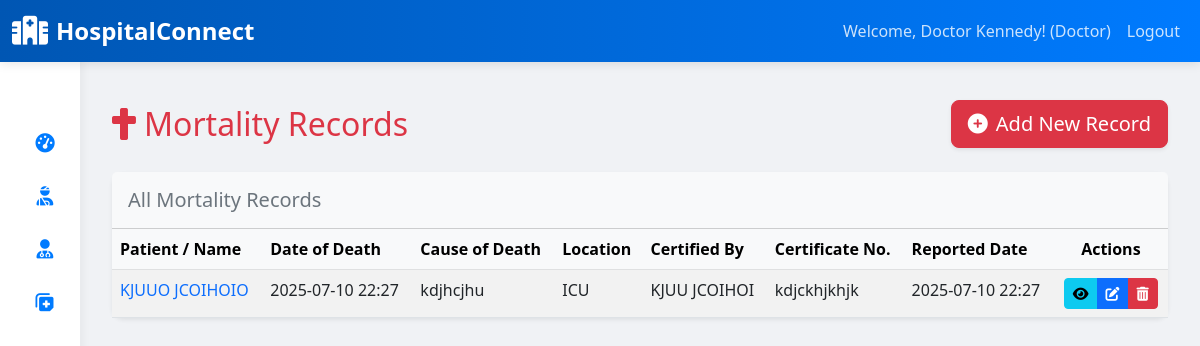
/mortality-records/ (signed in), run on an earlier commit of the app's database.
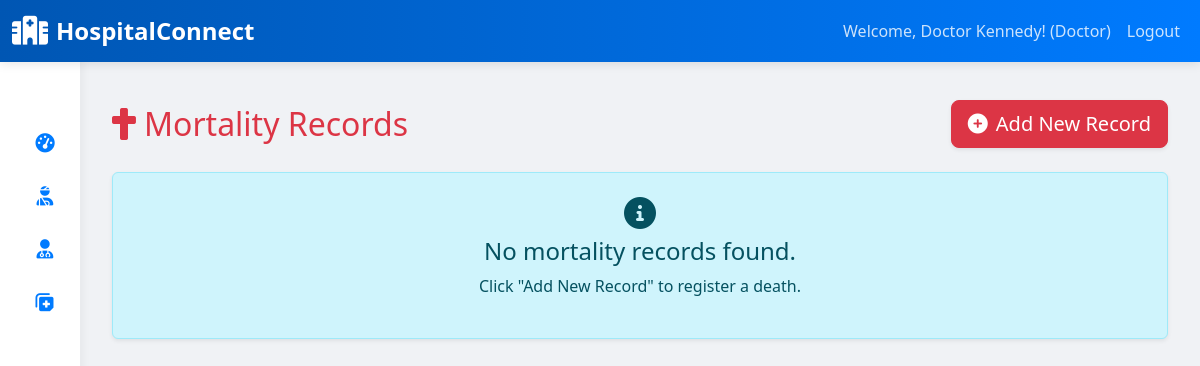
And on a later commit of the database.
### clinical_app/models.py (models this page shows, shortened)
class MortalityRecord(models.Model):
    patient = models.ForeignKey(Patient, on_delete=models.CASCADE, related_name='mortality_records', null=True, blank=True)
    full_name = models.CharField(max_length=255, blank=True, null=True, help_text="Full name if patient record not linked")
    date_of_death = models.DateTimeField()
    cause_of_death = models.TextField(help_text="Primary cause of death")
    contributing_factors = models.TextField(blank=True, null=True)
    death_location_choices = (
        ('ward', 'In-patient Ward'),
        ('icu', 'ICU'),
        ('er', 'Emergency Room'),
        ('other', 'Other (specify)'),
    )
    death_location = models.CharField(max_length=50, choices=death_location_choices, blank=True, null=True)
    encounter = models.OneToOneField(Encounter, on_delete=models.SET_NULL, null=True, blank=True, help_text="Encounter during which death occurred")
    certified_by = models.ForeignKey(Doctor, on_delete=models.SET_NULL, null=True, blank=True)
    certificate_number = models.CharField(max_length=100, unique=True, blank=True, null=True)
    reported_date = models.DateTimeField(auto_now_add=True, blank=True, null=True)

class Patient(models.Model):
    user = models.OneToOneField(User, on_delete=models.CASCADE, primary_key=True, limit_choices_to={'user_type': 'patient'})
    patient_id = models.CharField(max_length=20, unique=True, editable=False) # Auto-generated patient ID
    blood_group_choices = (
        ('A+', 'A+'), ('A-', 'A-'),
        ('B+', 'B+'), ('B-', 'B-'),
        ('AB+', 'AB+'), ('AB-', 'AB-'),
        ('O+', 'O+'), ('O-', 'O-'),
    )
    blood_group = models.CharField(max_length=5, choices=blood_group_choices, blank=True, null=True)
    emergency_contact_name = models.CharField(max_length=100)
    emergency_contact_phone = models.CharField(max_length=20)
    allergies = models.TextField(blank=True, null=True, help_text="List known allergies (e.g., medications, food)")
    pre_existing_conditions = models.TextField(blank=True, null=True, help_text="List any chronic conditions")
    registration_date = models.DateTimeField(auto_now_add=True)

class User(AbstractUser):
    USER_TYPE_CHOICES = (
        ('admin', 'Administrator'),
        ('doctor', 'Doctor'),
        ('nurse', 'Nurse'),
        ('pharmacist', 'Pharmacist'),
        ('lab_tech', 'Lab Technician'),
        ('radiologist', 'Radiologist'),
        ('patient', 'Patient'),
        ('receptionist', 'Receptionist'),
        ('procurement_officer', 'Procurement Officer'),
    )
    user_type = models.CharField(max_length=20, choices=USER_TYPE_CHOICES, default='patient')
    phone_number = models.CharField(max_length=20, blank=True, null=True)
    address = models.TextField(blank=True, null=True)
    date_of_birth = models.DateField(blank=True, null=True)
    gender_choices = (
        ('male', 'Male'),
        ('female', 'Female'),
    )
    gender = models.CharField(max_length=10, choices=gender_choices, blank=True, null=True)
    groups = models.ManyToManyField(
        'auth.Group',
        verbose_name=('groups'),
        blank=True,
        help_text=(
            'The groups this user belongs to. A user will get all permissions '
            'granted to each of their groups.'
        ),
        related_name="clinical_app_user_set", # Changed this line
        related_query_name="clinical_app_user",
    )
    user_permissions = models.ManyToManyField(
        'auth.Permission',
        verbose_name=('user permissions'),
        blank=True,
        help_text=('Specific permissions for this user.'),
        related_name="clinical_app_user_permissions_set", # Changed this line
        related_query_name="clinical_app_user",
    )

class Doctor(models.Model):
    user = models.OneToOneField(User, on_delete=models.CASCADE, primary_key=True, limit_choices_to={'user_type': 'doctor'})
    specialization = models.CharField(max_length=100)
    medical_license_number = models.CharField(max_length=50, unique=True)
    department = models.ForeignKey('Department', on_delete=models.SET_NULL, null=True, blank=True)
    years_of_experience = models.IntegerField(default=0, null=True, blank=True, help_text="Years of experience as a doctor.")

### clinical_app/views.py (the view)
# urls.py: path('mortality-records/', views.MortalityRecordsListView.as_view(), name='mortality_records_list'),
class MortalityRecordsListView(LoginRequiredMixin, UserPassesTestMixin, ListView):
    model = MortalityRecord
    template_name = 'clinical_app/mortality_records.html'
    context_object_name = 'records'
    paginate_by = 20
    ordering = ['-date_of_death']
    def test_func(self):
        return self.request.user.is_authenticated and \
               self.request.user.user_type in ['admin', 'receptionist', 'doctor', 'nurse']
    def get_context_data(self, **kwargs):
        context = super().get_context_data(**kwargs)
        context['title'] = 'Mortality Records'
        return context

### clinical_app/templates/clinical_app/mortality_records.html (shortened to what the changed rows need)
{% extends 'clinical_app/base.html' %}
{% block content %}
    <div class="container mt-4">
        <div class="d-flex justify-content-between align-items-center mb-4">
            <h2 class="mb-0 text-danger"><i class="fas fa-cross me-2"></i>{{ title }}</h2>
        </div>
        {% if records %}
            <div class="card shadow-sm mb-4">
                <div class="card-header bg-light py-3">
                    <h5 class="mb-0 text-secondary">All Mortality Records</h5>
                </div>
                <div class="card-body p-0">
                    <div class="table-responsive">
                        <table class="table table-striped table-hover mb-0">
                            <thead class="table-light">
                                <tr>
                                    <th>Patient / Name</th>
                                    <th>Date of Death</th>
                                    <th>Cause of Death</th>
                                    <th>Location</th>
                                    <th>Certified By</th>
                                    <th>Certificate No.</th>
                                    <th>Reported Date</th>
                                    <th class="text-center">Actions</th>
                                </tr>
                            </thead>
                            <tbody>
                                {% for record in records %}
                                    <tr>
                                        <td>
                                            {% if record.patient %}
                                                <a href="{% url 'patient_detail' record.patient.pk %}" class="text-decoration-none">
                                                    {{ record.patient.user.get_full_name }}
                                                </a>
                                            {% else %}
                                                {{ record.full_name|default:"N/A" }}
                                            {% endif %}
                                        </td>
                                        <td>{{ record.date_of_death|date:"Y-m-d H:i" }}</td>
                                        <td>{{ record.cause_of_death|truncatechars:70|default:"N/A" }}</td>
                                        <td>{{ record.get_death_location_display|default:"N/A" }}</td>
                                        <td>{{ record.certified_by.user.get_full_name|default:"N/A" }}</td>
                                        <td>{{ record.certificate_number|default:"N/A" }}</td>
                                        <td>{{ record.reported_date|date:"Y-m-d H:i" }}</td>
                                        <td class="text-center">
                                            <div class="btn-group" role="group" aria-label="Mortality Record Actions">
                                                <a href="{% url 'mortality_record_detail' record.pk %}" class="btn btn-sm btn-info" data-bs-toggle="tooltip" data-bs-placement="top" title="View Details">
                                                    <i class="fas fa-eye"></i>
                                                </a>
                                                <a href="{% url 'mortality_record_update' record.pk %}" class="btn btn-sm btn-primary" data-bs-toggle="tooltip" data-bs-placement="top" title="Edit Record">
                                                    <i class="fas fa-edit"></i>
                                                </a>
                                                <a href="{% url 'mortality_record_delete' record.pk %}" class="btn btn-sm btn-danger" data-bs-toggle="tooltip" data-bs-placement="top" title="Delete Record">
                                                    <i class="fas fa-trash-alt"></i>
                                                </a>
                                            </div>
                                        </td>
                                    </tr>
                                {% endfor %}
                            </tbody>
                        </table>
                    </div>
                </div>
            </div>
        {% else %}
            <div class="alert alert-info text-center py-4 shadow-sm" role="alert">
                <i class="fas fa-info-circle fa-2x mb-2"></i>
                <h4>No mortality records found.</h4>
                <p>Click "Add New Record" to register a death.</p>
            </div>
        {% endif %}
    </div>
{% endblock %}

What changed in the data, as far as the page shows it:
removed MortalityRecord: patient.user.get_full_name "KJUUO JCOIHOIO", date_of_death "2025-07-10 22:27", cause_of_death "kdjhcjhu", death_location "ICU", certified_by.user.get_full_name "KJUU JCOIHOI", certificate_number "kdjckhjkhjk", reported_date "2025-07-10 22:27"
Also different on the page:
text no longer shown: "All Mortality Records Patient / Name Date of Death Cause of Death Location Certified By Certificate No. Reported Date Actions"
text now shown: "No mortality records found. Click \"Add New Record\" to register a death."
